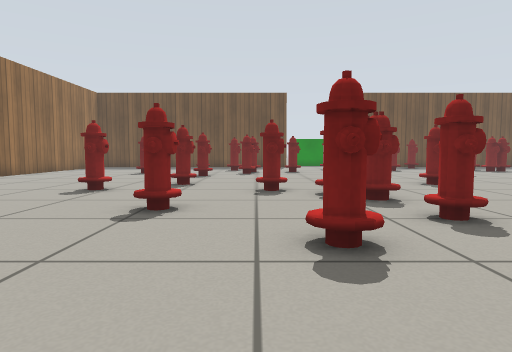
view 1 (above)

23 first-person views from a walk through a Gazebo world. The camera is 0.5 m above the floor, tilts 4° down and sees 75° across. Floor lines are 1 m apart. The floor is counted in squares, 0.5 m on a side. Each view is taken from the middle of a square. On the plan, view 1 faces up. The plan holds only what a view shows up to about 12 squares ahead; the rest is blank. The place goes on beyond the plan. Gazebo's built-in surfaces are drawn with simple patterns.

view 2
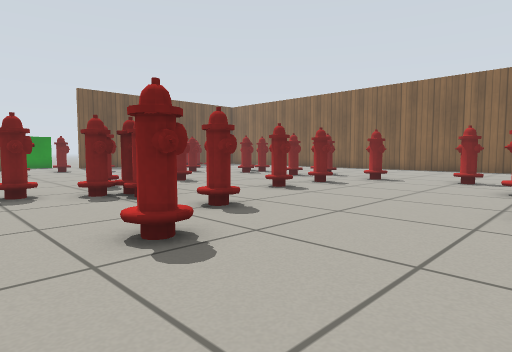

view 3
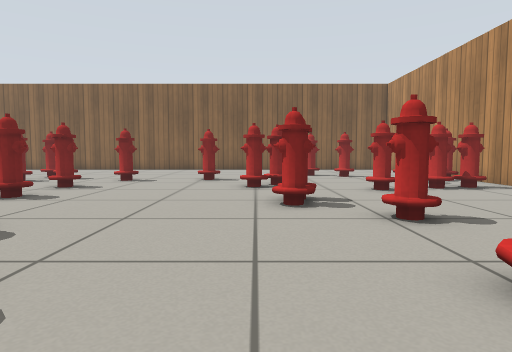

view 4
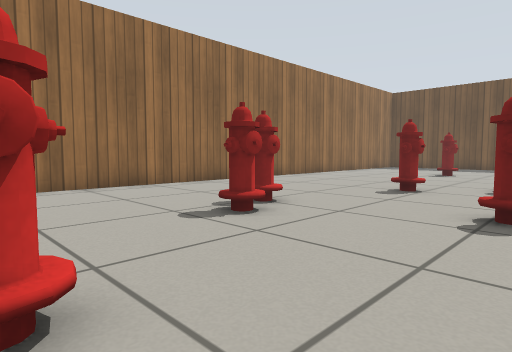

view 5
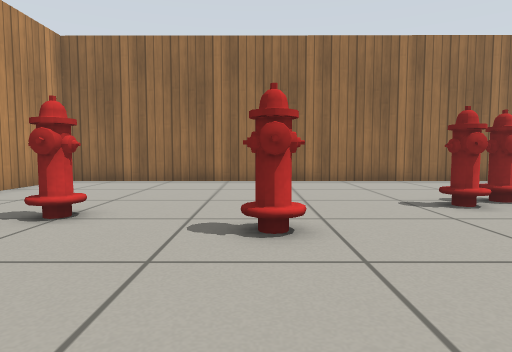

view 6
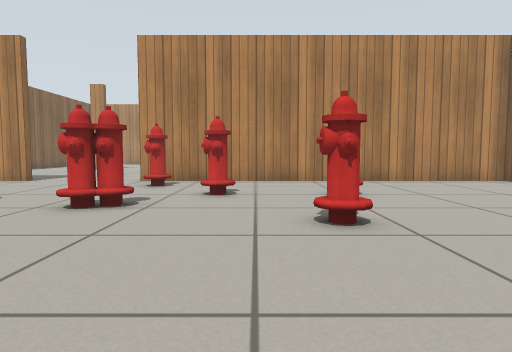

view 7
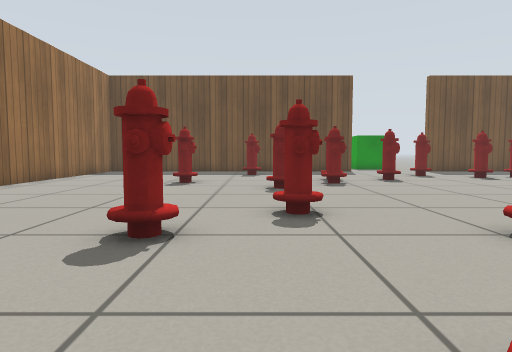

view 8
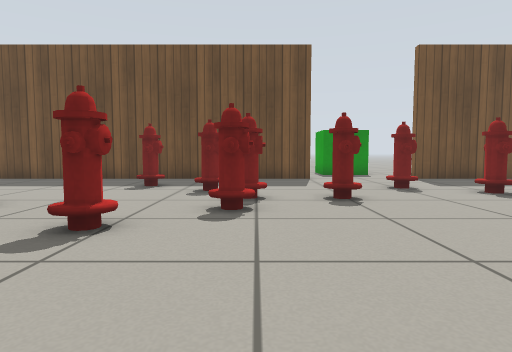

view 9
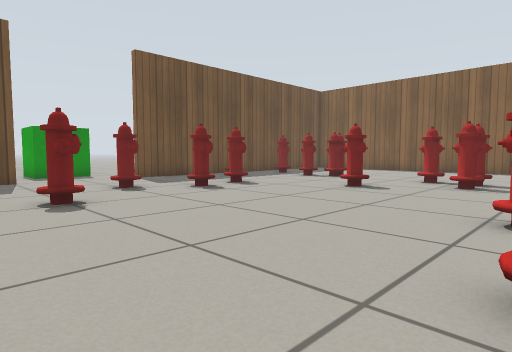

view 10
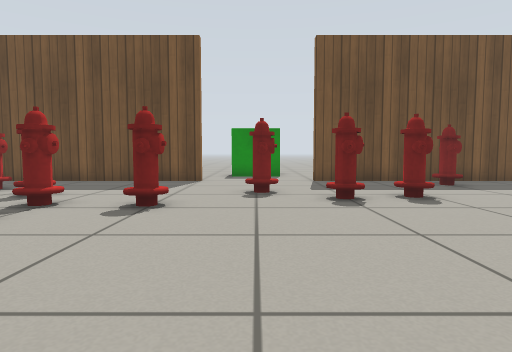

view 11
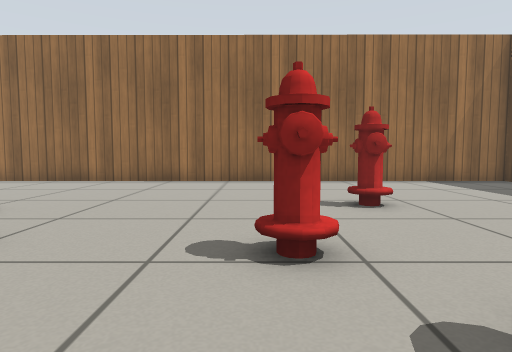

view 12
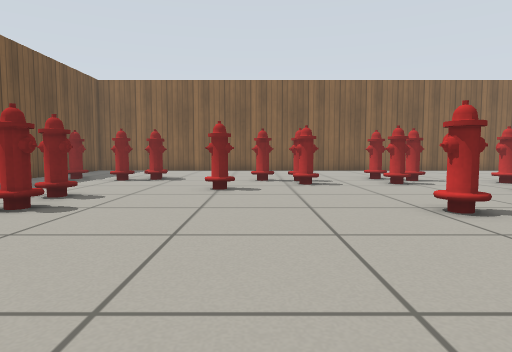

view 13
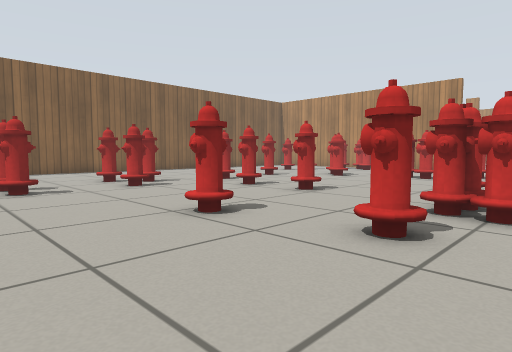

view 14
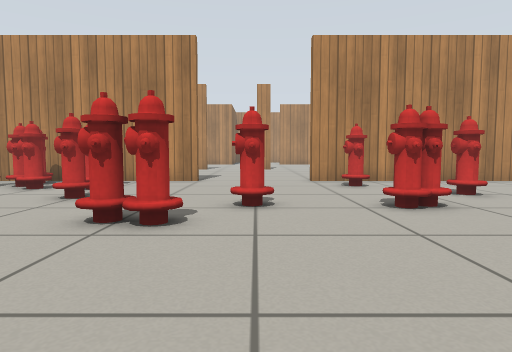

view 15
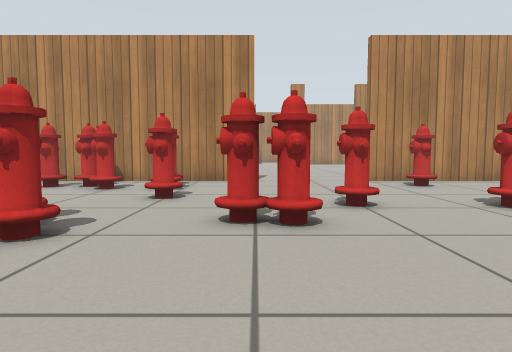

view 16
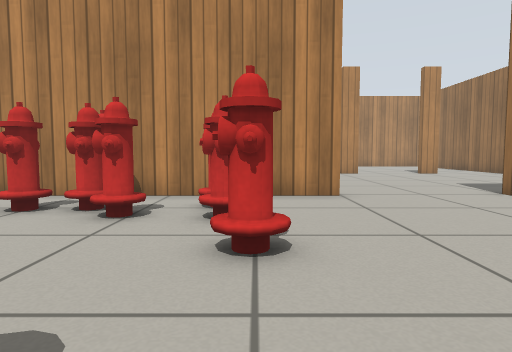

view 17
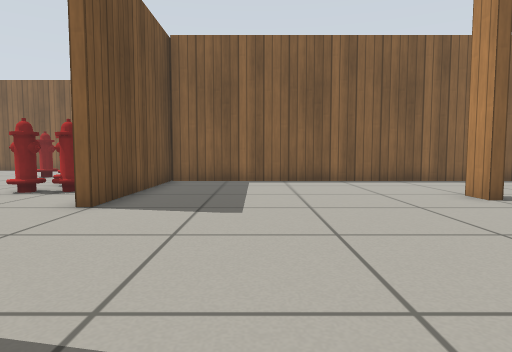

view 18
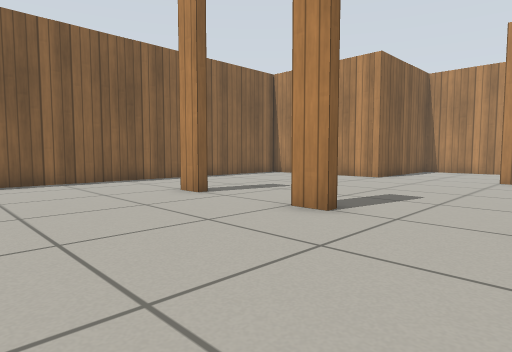

view 19
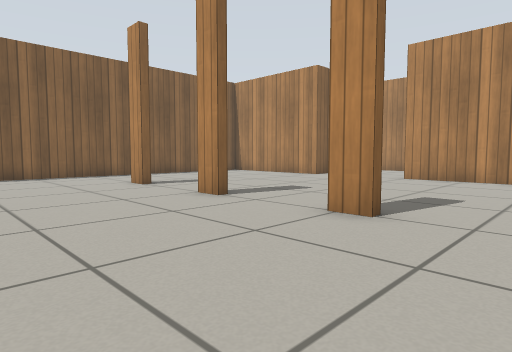

view 20
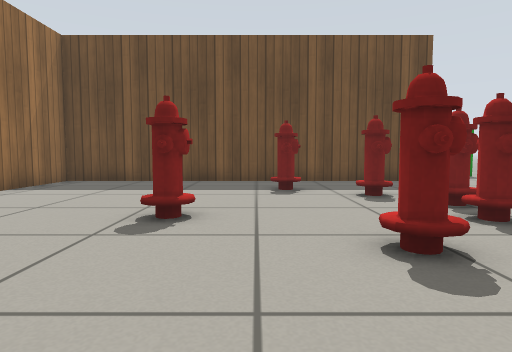

view 21
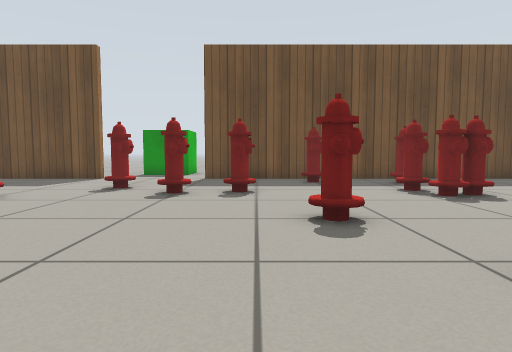

view 22
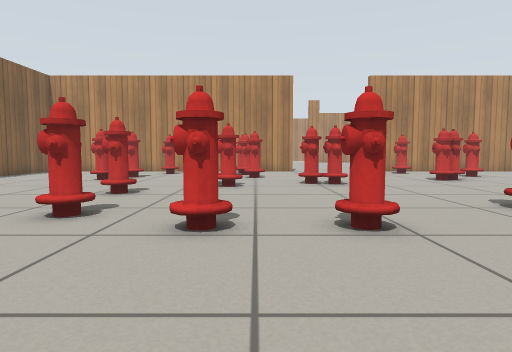

view 23
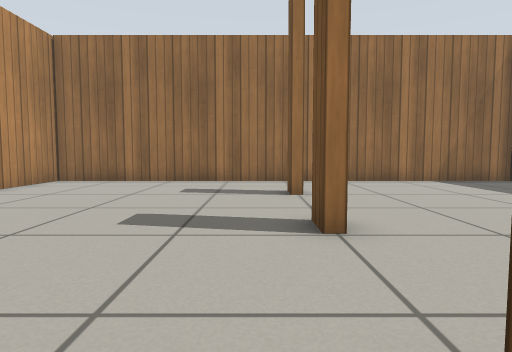

### Floor plan
Key: @ floor where view 1 was taken; # wall or solid block; . floor; H fire hydrant; L door leaf; O other object.
Columns run from 11 left of view 1 to 12 right of it. Each row starts with its distance up from view 1.
 23 ##############. .#######
 22 #....................H..
 21 #....................H..
 20 #.......H......H........
 19 #.........H....H.HHH...H
 18 #..........H.H...H.H...H
 17 #..........H.H..........
 16 #....HH...HH............
 15 #........H..........HH..
 14 #.......HH.............H
 13 #.....................HH
 12 #....................HHH
 11 #........H.......H......
 10 #........H...HH.HH....H.
  9 #.....HH...HH.........HO
  8 #............HH........H
  7 #............HH..HH.H..
  6 #........HH......HH.H.H.
  5 #....H........H.......H.
  4 #....HH.....H...........
  3 #...........H.........HH
  2 #.....................H.
  1 #.......H...........H...
  0 #......HH..@....HHH.HH..
 -1 #...........HH.H........
 -2 #...........H..H...H...
 -3 #......H..H........H...
 -4 #..................HHH..
 -5 #...........H......HHHHH
 -6 #.....................H.
 -7 ##############....######
 -8        L..  ...........L
 -9        L... ...........L
-10        L...............L
-11        L...............L
-12        L...............L
-13        L...............L
-14        L...............L
-15        L..LL..LL..LL...L
-16        L...............L
-17        L...............L
-18        L...............
-19        L............
-20        L..........
-21        L..........
-22        L.........
-23        #######..
-24              ..

Where each view was taken, in squares from view 1:
view 1: 0 up, 0 right, facing up
view 2: 0 up, 1 left, facing up-right
view 3: 1 up, 1 left, facing right
view 4: 0 up, 1 left, facing up-left
view 5: 0 up, 1 right, facing left
view 6: 5 up, 2 left, facing down
view 7: 5 up, 3 left, facing up
view 8: 10 up, 0 right, facing up
view 9: 10 up, 0 right, facing up-right
view 10: 11 up, 4 right, facing up
view 11: 14 up, 1 right, facing left
view 12: 14 up, 0 right, facing right
view 13: 14 up, 1 right, facing down-right
view 14: 5 up, 4 right, facing down
view 15: 5 up, 6 right, facing down
view 16: 1 up, 8 right, facing down
view 17: 10 down, 0 right, facing right
view 18: 10 down, 0 right, facing down-right
view 19: 10 down, 3 left, facing down-right
view 20: 11 up, 4 left, facing up
view 21: 10 up, 8 right, facing up
view 22: 11 up, 8 right, facing down
view 23: 16 down, 8 right, facing left
